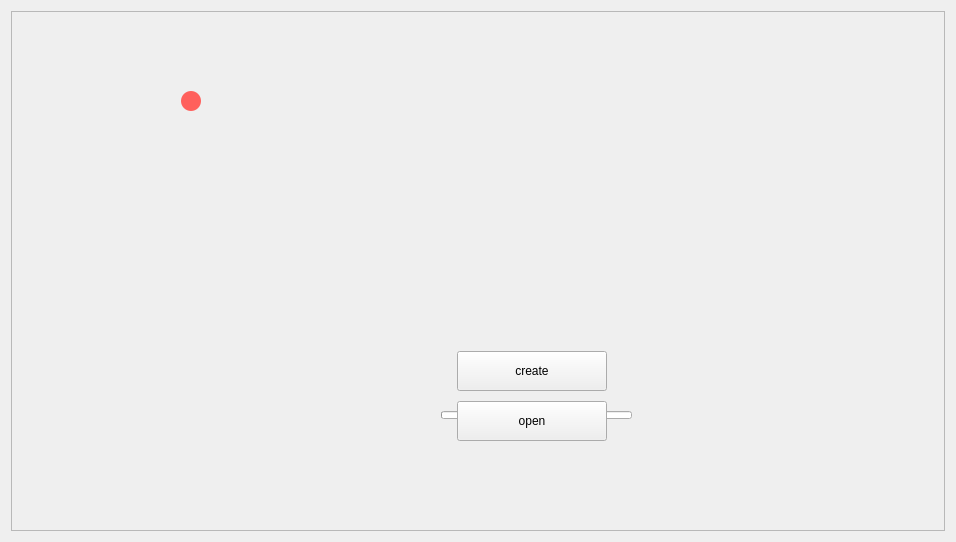
<?xml version="1.0" encoding="UTF-8"?>
<ui version="4.0">
 <class>Dialog</class>
 <widget class="QDialog" name="Dialog">
  <property name="geometry">
   <rect>
    <x>0</x>
    <y>0</y>
    <width>956</width>
    <height>542</height>
   </rect>
  </property>
  <property name="windowTitle">
   <string>Dialog</string>
  </property>
  <layout class="QGridLayout" name="gridLayout">
   <item row="0" column="0">
    <widget class="QFrame" name="framew">
     <property name="frameShape">
      <enum>QFrame::StyledPanel</enum>
     </property>
     <property name="frameShadow">
      <enum>QFrame::Raised</enum>
     </property>
     <widget class="QProgressBar" name="progressBar">
      <property name="geometry">
       <rect>
        <x>430</x>
        <y>400</y>
        <width>191</width>
        <height>8</height>
       </rect>
      </property>
      <property name="minimumSize">
       <size>
        <width>0</width>
        <height>8</height>
       </size>
      </property>
      <property name="maximumSize">
       <size>
        <width>16777215</width>
        <height>8</height>
       </size>
      </property>
      <property name="value">
       <number>0</number>
      </property>
      <property name="textVisible">
       <bool>false</bool>
      </property>
     </widget>
     <widget class="QPushButton" name="exit_btn">
      <property name="geometry">
       <rect>
        <x>170</x>
        <y>80</y>
        <width>20</width>
        <height>20</height>
       </rect>
      </property>
      <property name="sizePolicy">
       <sizepolicy hsizetype="Minimum" vsizetype="Fixed">
        <horstretch>20</horstretch>
        <verstretch>20</verstretch>
       </sizepolicy>
      </property>
      <property name="minimumSize">
       <size>
        <width>20</width>
        <height>20</height>
       </size>
      </property>
      <property name="maximumSize">
       <size>
        <width>20</width>
        <height>20</height>
       </size>
      </property>
      <property name="styleSheet">
       <string notr="true">QPushButton{
border-radius: 10px;
background-color: #ff605c;}

QPushButton:hover{
background-color:#f05353;}</string>
      </property>
      <property name="text">
       <string/>
      </property>
     </widget>
     <widget class="QPushButton" name="open_btn">
      <property name="geometry">
       <rect>
        <x>446</x>
        <y>390</y>
        <width>150</width>
        <height>40</height>
       </rect>
      </property>
      <property name="text">
       <string>open</string>
      </property>
     </widget>
     <widget class="QPushButton" name="create_btn">
      <property name="geometry">
       <rect>
        <x>446</x>
        <y>340</y>
        <width>150</width>
        <height>40</height>
       </rect>
      </property>
      <property name="text">
       <string>create</string>
      </property>
     </widget>
     <widget class="QLabel" name="loading_label">
      <property name="geometry">
       <rect>
        <x>400</x>
        <y>320</y>
        <width>251</width>
        <height>71</height>
       </rect>
      </property>
      <property name="text">
       <string/>
      </property>
      <property name="alignment">
       <set>Qt::AlignCenter</set>
      </property>
     </widget>
     <widget class="QLabel" name="frame">
      <property name="geometry">
       <rect>
        <x>0</x>
        <y>0</y>
        <width>921</width>
        <height>521</height>
       </rect>
      </property>
      <property name="styleSheet">
       <string notr="true"/>
      </property>
      <property name="text">
       <string/>
      </property>
     </widget>
     <zorder>frame</zorder>
     <zorder>progressBar</zorder>
     <zorder>exit_btn</zorder>
     <zorder>open_btn</zorder>
     <zorder>create_btn</zorder>
     <zorder>loading_label</zorder>
    </widget>
   </item>
  </layout>
 </widget>
 <resources/>
 <connections/>
</ui>
